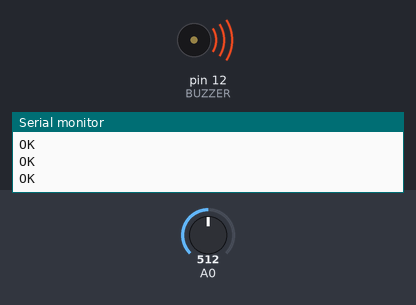
This sketch was run on a simulated Arduino Uno, built with avr-gcc and run on an emulated ATmega328P. Parts: buzzer (waves = sounding, pin HIGH), the last lines printed to the serial monitor. The test bench sets the inputs (shaded band); at power-on: A0 = 512. The modem accepts every AT command (registered, SIM ready, sends succeed) and sends nothing else.

Above: at 8.6 s.
8.7 s: A0 set to 315
10.2 s: A0 set to 282
At 14.1 s:
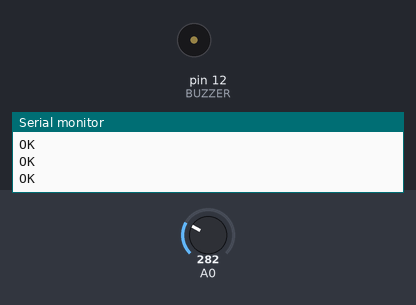
14.4 s: A0 set to 306
At 15.7 s:
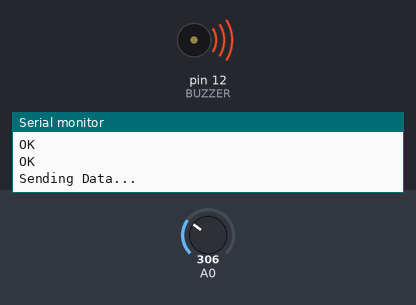
Timing chart, 0 to 17.4 s (numbered marks = the images above; inputs shaded):
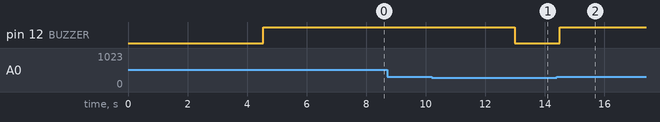

The sketch:

Final_code.ino
```cpp
#include <SoftwareSerial.h>        //Libraries required for Serial communication
#include <Wire.h>
#include "DHT.h"
#define FLAME 7
#define BUZZER 12
#define DHTPIN 6
#define DHTTYPE DHT22   // DHT 22  (AM2302), AM2321

DHT dht(DHTPIN, DHTTYPE);
char Received_SMS;              //Here we store the full received SMS (with phone sending number and date/time) as char
short DHT_OK=-1;      //Used later it shows if there's the word "DHT" within the received SMS "-1" means they are not found
String Data_SMS;               //Here's the SMS that we gonna send to the phone number, it may contain DHT data or MLX data

SoftwareSerial sim800l(3, 2);                     // RX,TX for Arduino and for the module it's TXD RXD, they should be inverted
int gas;

void setup() {
  // put your setup code here, to run once:
  sim800l.begin(9600);   //Begin all the communications needed Arduino with PC serial and Arduino with all devices (SIM800L+DHT+MLX)
  Serial.begin(9600);
  dht.begin();
  pinMode(FLAME, INPUT);
  pinMode(BUZZER, OUTPUT);
  Serial.println("Starting ...");
  delay(3000);         //Delay to let the module connect to network, can be removed
  ReceiveMode();

}

void loop() {
  // put your main code here, to run repeatedly:
    String RSMS;             //We add this new variable String type, and we put it in loop so everytime gets initialized
                           //This is where we put the Received SMS, yes above there's Recevied_SMS variable, we use a trick below
                           //To concatenate the "char Recevied_SMS" to "String RSMS" which makes the "RSMS" contains the SMS received but as a String
                           //The recevied SMS cannot be stored directly as String
    gas = analogRead(A0);
    if(gas>300){
      digitalWrite(BUZZER, HIGH);
      //Serial.println("GAS LEAKAGE!!!");
      Data_SMS = "GAS LEAKAGE IN YOUR HOUSE!!!!\nLeakage Level ="+String(map(gas,0,1023,0,100))+"%";       //Prepare the SMS to send
      Send_Data();                      //This function set the sending SMS mode, prepare the phone number to which we gonna send, and send "Data_SMS" String
      ReceiveMode();                   //Come back to Receving SMS mode and wait for other SMS
    }
    else{
      digitalWrite(BUZZER, LOW);
    }

    delay(500);
    while(sim800l.available()>0){       //When SIM800L sends something to the Arduino... problably the SMS received... if something else it's not a problem

        Received_SMS=sim800l.read();  //"char Received_SMS" is now containing the full SMS received
        Serial.print(Received_SMS);   //Show it on the serial monitor (optional)
        RSMS.concat(Received_SMS);    //concatenate "char received_SMS" to RSMS which is "empty"
        DHT_OK=RSMS.indexOf("DHT");   //And this is why we changed from char to String, it's to be able to use this function "indexOf"

    }

    if(DHT_OK!=-1){                         //If "DHT" word is found within the SMS, it means that DHT_OK have other value than -1 so we can proceed
      Serial.println("found DHT");          //Shows on the serial monitor "found DHT" (optional)
      float h = dht.readHumidity();         //Read temperature and humidity
      float t = dht.readTemperature();
      Serial.print("DHT11 Temperature = "); Serial.print(t); Serial.print("*C      DHT11 Humidity = "); Serial.print(h); Serial.println(" %");
                                          //Show it on the serial monitor also optional

      Data_SMS = "DHT22\nTemp = "+String(t,1)+" C"+" \nHumidity ="+String(h,1)+" %";       //Prepare the SMS to send, it contains some strings like "DHT" "Temperature"...
                                                                                         //And then the values read

      Send_Data();                      //This function set the sending SMS mode, prepare the phone number to which we gonna send, and send "Data_SMS" String
      ReceiveMode();                   //Come back to Receving SMS mode and wait for other SMS

      DHT_OK=-1;                      //If the DHT is found the variable should be reset to -1 otherwise it will be kept as !=-1 and will send SMS over and over
      //Maybe not required... I did a lot of tests and maybe at the beginning the RSMS string kept concating and MLX word was kept there
                                    //And at this point I'm too lazy to reupload the code without it and test...
  }


}


void Serialcom() //This is used with ReceiveMode function, it's okay to use for tests with Serial monitor
{
  delay(500);
  while(Serial.available())
  {
    sim800l.write(Serial.read());//Forward what Serial received to Software Serial Port
  }
  while(sim800l.available())
  {
    Serial.write(sim800l.read());//Forward what Software Serial received to Serial Port
  }
}

void ReceiveMode(){       //Set the SIM800L Receive mode

  sim800l.println("AT"); //If everything is Okay it will show "OK" on the serial monitor
  Serialcom();
  sim800l.println("AT+CMGF=1"); // Configuring TEXT mode
  Serialcom();
  sim800l.println("AT+CNMI=2,2,0,0,0"); //Configure the SIM800L on how to manage the Received SMS... Check the SIM800L AT commands manual
  Serialcom();
}

void Send_Data()
{
  Serial.println("Sending Data...");     //Displays on the serial monitor...Optional
  sim800l.print("AT+CMGF=1\r");          //Set the module to SMS mode
  delay(100);
  sim800l.print("AT+CMGS=\"+8801521448996\"\r");  //Your phone number don't forget to include your country code example +212xxxxxxxxx"
  delay(500);
  sim800l.print(Data_SMS);  //This string is sent as SMS
  delay(500);
  sim800l.print((char)26);//Required to tell the module that it can send the SMS
  delay(500);
  sim800l.println();
  Serial.println("Data Sent.");
  delay(500);
}
```

Measured:
- the behaviour switches between 301 and 300 on A0 (found by bisection; images 0 and 1)
- after the input at 10.2 s, pin 12 (BUZZER): HIGH → LOW after 2.8 s
- after the input at 14.4 s, pin 12 (BUZZER): LOW → HIGH after 0.09 s
